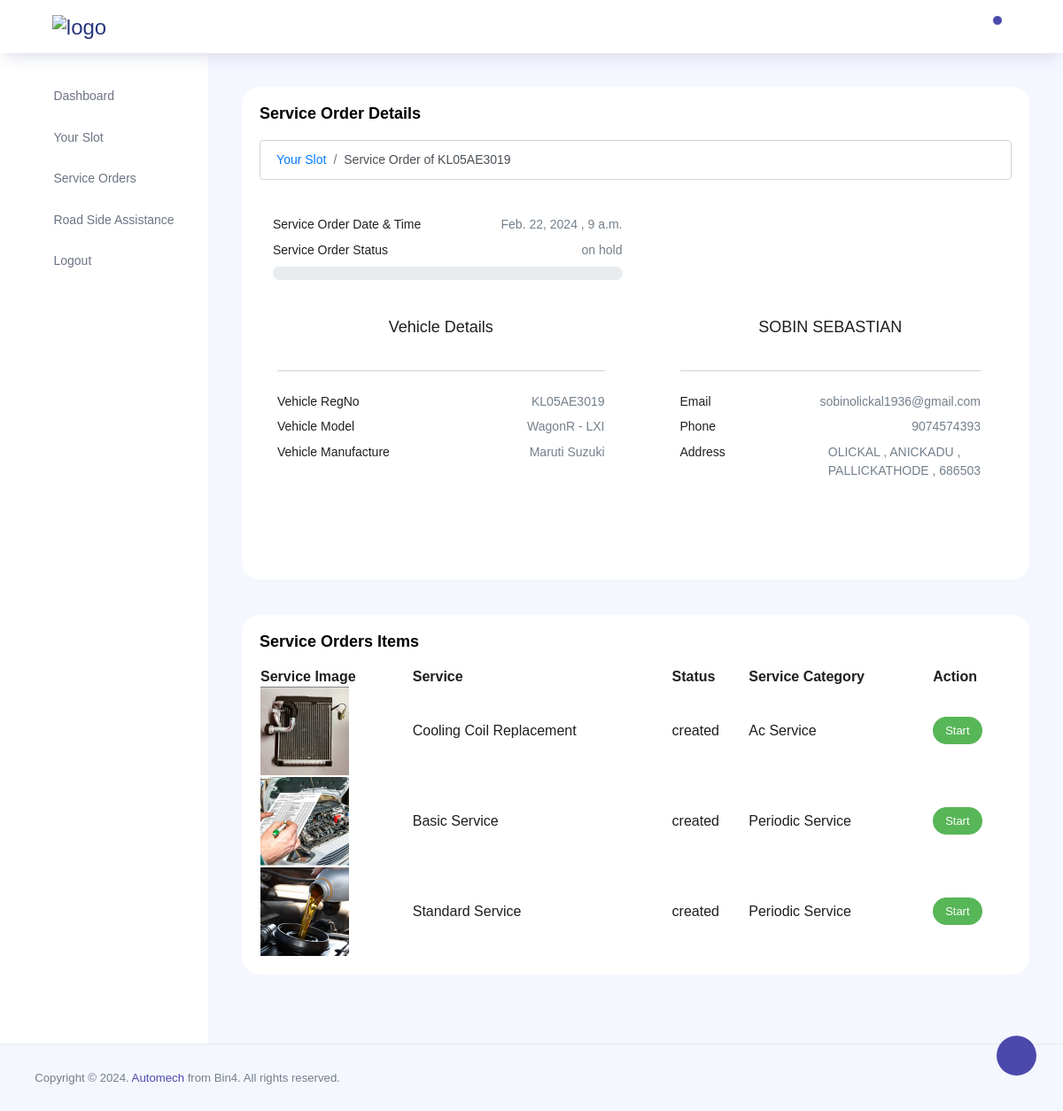
Before: /mechanic/service/details/03a12a5a-c3bd-4f11-897a-c23c23ec1863 with the older database file.
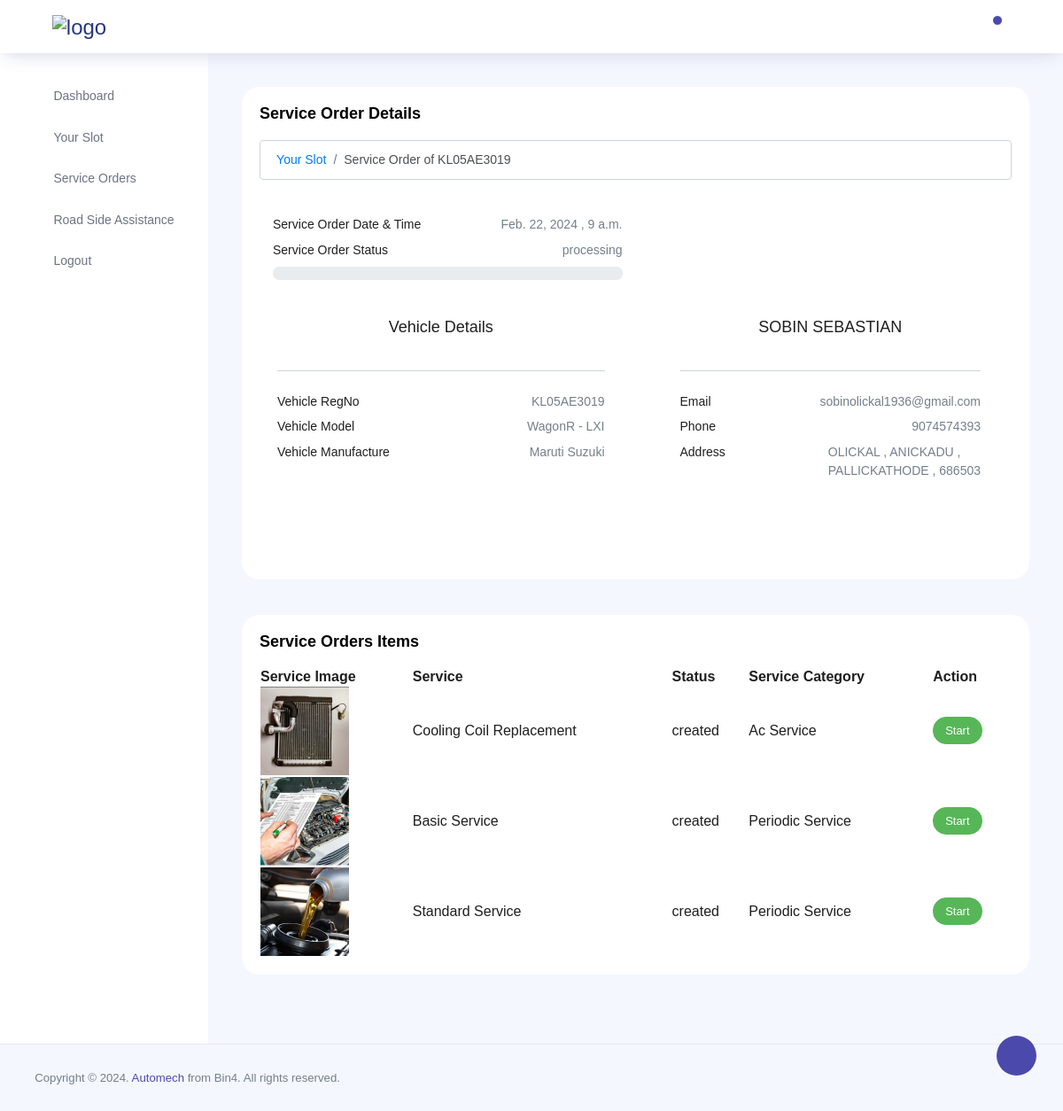
After: the same page with the newer database file.
### client/models.py (models this page shows, shortened)
class ServiceOrder(models.Model):
    STATUS_CHOICES = (
        ('on hold', 'On hold'),
        ('pending', 'Pending'),
        ('processing', 'Processing'),
        ('completed', 'Completed'),
        ('cancelled', 'Cancelled'),
    )
    vehicle = models.ForeignKey(Vehicleinfo, on_delete=models.CASCADE)
    service_center = models.ForeignKey(ServiceCenter, on_delete=models.CASCADE)
    date = models.DateField()
    time = models.TimeField()
    slug = models.SlugField(unique=True, default=uuid.uuid4, editable=False, max_length=36)
    status = models.CharField(max_length=20, choices=STATUS_CHOICES, default='on hold')
    service_slot = models.ForeignKey(ServicesSlots, on_delete=models.SET_NULL, null=True, blank=True)
    razorpay_payment_id=models.CharField(max_length=100,null=True,blank=True)
    razorpay_order_id=models.CharField(max_length=100, null=True,blank=True)
    razorpay_signature=models.CharField(max_length=100, null=True,blank=True)
    price = models.DecimalField(max_digits=10, decimal_places=2,null=True,blank=True)

class Vehicleinfo(models.Model):
    client = models.OneToOneField(User, on_delete=models.CASCADE)
    model_variant = models.ForeignKey(ModelVariant, on_delete=models.CASCADE)
    vehicle_Regno = models.CharField(max_length=20, unique=True)

class ModelVariant(models.Model):
    model = models.ForeignKey(CarModel, on_delete=models.CASCADE)
    fuel_type = models.ForeignKey(Fueltype, on_delete=models.CASCADE)
    torque = models.CharField(max_length=50)
    bhp = models.CharField(max_length=50)
    engine = models.CharField(max_length=50)
    transmission = models.ForeignKey( transmissionType , on_delete=models.CASCADE)
    tyre_size = models.CharField(max_length=50)
    variant_name = models.CharField(max_length=50)
    variant_slug = models.SlugField(max_length=100, unique=True, blank=True, null=True)
    def __str__(self):
        return f"{self.model.model_name} - {self.variant_name}"
    class Meta:
        unique_together = ('model', 'variant_name',)

class CarModel(models.Model):
    model_name = models.CharField(max_length=100,unique=True)
    make_company = models.ForeignKey(CarMake, on_delete=models.CASCADE)
    model_Image = models.ImageField(upload_to='model_images/',blank=True, null=True)
    model_slug = models.SlugField(max_length=100, unique=True, blank=True, null=True)

class CarMake(models.Model):
    make_name = models.CharField(max_length=100,unique=True)
    make_Image = models.ImageField(upload_to='make_images/',blank=True, null=True)
    make_slug = models.SlugField(max_length=100, unique=True, blank=True, null=True)
    def __str__(self):
        return self.make_name

class User(AbstractUser):
    email=models.EmailField(max_length=100,unique=True)
    USERNAME_FIELD='email'
    REQUIRED_FIELDS=['first_name', 'last_name']
    class Role(models.TextChoices):
        ADMIN="ADMIN",'Admin'
        MECHANIC="MECHANIC",'Mechanic'
        MANAGER="MANAGER",'Manager'
        CLIENT="CLIENT",'Client'
    slug = models.SlugField(unique=True,blank=True)
    base_role = Role.CLIENT
    role = models.CharField(max_length=50, choices=Role.choices)
    objects = CustomUserManager()

class UserInfo(models.Model):
    client = models.OneToOneField(Client, on_delete=models.CASCADE)
    contact_no = models.CharField(max_length=11)
    address=models.CharField(max_length=100,null=True)
    place = models.CharField(max_length=100)
    city = models.CharField(max_length=100)
    district = models.CharField(max_length=100)
    pincode = models.CharField(max_length=6)
    profile_picture = models.ImageField(upload_to='profile_pictures/', blank=True, null=True)

### client/mechanic_views.py (the view)
# urls.py: path('service/details/<slug:service_slug>',views.service_details,name="service_details"),
def service_details(request, service_slug):
    order = ServiceOrder.objects.get(slug=service_slug)
    order_items = ServiceOrderItem.objects.filter(service_order=order)
    completed_count = order_items.filter(status='completed').count()
    total_items = order_items.count()
    completed_percentage = (completed_count / total_items) * 100
    if order.status == 'pending':
        order.status = 'processing'
        order.save()
    context = {
        'order': order,
        'order_items' : order_items,
        'completed_percentage' : completed_percentage
        }
    return render(request, 'mechanic/service_details.html',context)

### client/models.py (called while the page is built)
    def __str__(self):
        return self.category_name

    def __str__(self):
        return self.service_name

### templates/mechanic/service_details.html (shortened to what the changed rows need)
{% extends 'mechanic/base.html' %}
{%block content%}
{% load tz %}
{% load static %}
<div class="row">
  <div class="col-md-12 grid-margin stretch-card">
    <div class="card">
      <div class="card-body">
        <nav aria-label="breadcrumb">
          <ol class="breadcrumb">
            <li class="breadcrumb-item"><a href="{% url 'mechanic_slot' %}">Your Slot</a></li>
            <li class="breadcrumb-item active" aria-current="page">Service Order of {{order.vehicle.vehicle_Regno}}</li>
          </ol>
        </nav>
        <div class="col-lg-6">
        <div class="py-4">
          <p class="clearfix">
            <span class="float-left">
              Service Order Date & Time
            </span>
            <span class="float-right text-muted">
              {{order.date}} , {{order.time}}
            </span>
          </p>
          <p class="clearfix">
            <span class="float-left">
              Service Order Status
            </span>
            <span class="float-right text-muted">
              {{order.status}}
            </span>
          </p>
          </div>
        </div>
        <div class="row">
          <div class="col-md-6 grid-margin stretch-card">
            <div class="card ">
              <div class="card-body">
                  <div class="py-4">
                    <p class="clearfix">
                      <span class="float-left">
                        Vehicle RegNo
                      </span>
                      <span class="float-right text-muted">
                        {{order.vehicle.vehicle_Regno}}
                      </span>
                      </p>
                      <p class="clearfix">
                        <span class="float-left">
                          Vehicle Model
                        </span>
                        <span class="float-right text-muted">
                          {{order.vehicle.model_variant}}
                        </span>
                        </p>
                        <p class="clearfix">
                          <span class="float-left">
                            Vehicle Manufacture
                          </span>
                          <span class="float-right text-muted">
                            {{order.vehicle.model_variant.model.make_company}}
                          </span>
                          </p>
                  </div>
              </div>
            </div>
          </div>
          <div class="col-md-6 grid-margin stretch-card">
            <div class="card">
              <div class="card-body">
                <div class="col-lg-12">
                  <div class="border-bottom text-center pb-4">
                    <div class="mb-3">
                      <h4>{{order.vehicle.client.get_full_name}}</h4>
                    </div>
                  </div>
                  <div class="py-4">
                    <p class="clearfix">
                      <span class="float-left">
                        Email
                      </span>
                      <span class="float-right text-muted">
                        {{order.vehicle.client}}
                      </span>
                      </p>
                      <p class="clearfix">
                        <span class="float-left">
                          Phone
                        </span>
                        <span class="float-right text-muted">
                          {{order.vehicle.client.userinfo.contact_no}}
                        </span>
                      </p>
                      <p class="clearfix">
                        <span class="float-left">
                         Address
                        </span>
                        <span class="float-right text-muted">
                          {{order.vehicle.client.userinfo.address}} ,
                          {{order.vehicle.client.userinfo.place}} ,<br>
                          {{order.vehicle.client.userinfo.city}} ,
                          {{order.vehicle.client.userinfo.pincode}}
                        </span>
                  </p>
                </div>
                </div>
              </div>
            </div>
          </div>
        </div>
      </div>
    </div>
  </div>
      <div class="col-md-12 grid-margin stretch-card">
        <div class="card">
          <div class="card-body">
            <table id="orderItemsTable" class="w-100">
              <thead>
                  <tr>
                    <th>Service Image</th>
                    <th>Service</th>
                    <th> Status</th>
                    <th>Service Category</th>
                    <th>Action</th>
                  </tr>
              </thead>
          </table>
          </div>
        </div>
      </div>
  </div></div>
</div>
{%endblock%}

Changed rows visible on the page:
changed ServiceOrder "SOBIN SEBASTIAN": status "on hold" → "processing"
